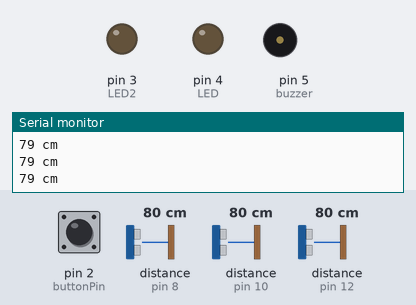
A sketch run on a simulated Arduino Uno, built with avr-gcc and run on an emulated ATmega328P. Parts: output pins drawn as LEDs (lit = HIGH), buzzer (waves = sounding), the last lines printed to the serial monitor. Wiring (inferred from the names in the program): 3 × ultrasonic range finder: trigger pin 7, echo pin 8 / trigger pin 9, echo pin 10 / trigger pin 11, echo pin 12. The inputs (shaded band) are chosen by the test bench; at power-on: distance to the obstacle (sensors on pin 8, pin 10, pin 12) 80 cm, pin 2 (buttonPin) LOW. The echo pulse lasts 58.3 µs per cm; pins used as bus, display or sensor lines are not drawn.

Above: at 1.2 s.
1.3 s: distance to the obstacle (sensor on pin 8) set to 51 cm
2.8 s: distance to the obstacle (sensor on pin 8) set to 46 cm
At 3.14 s:
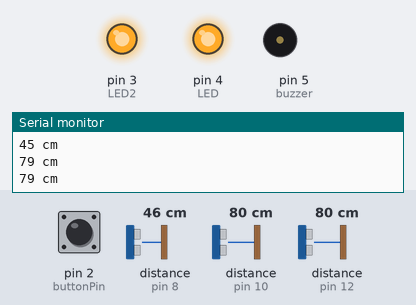
At 3.88 s:
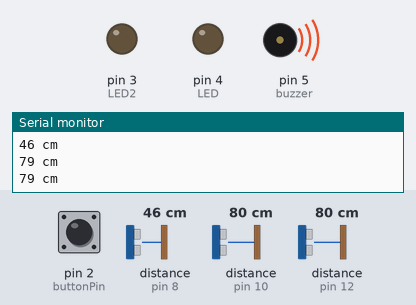
5.8 s: distance to the obstacle (sensor on pin 10) set to 250 cm
At 6.54 s:
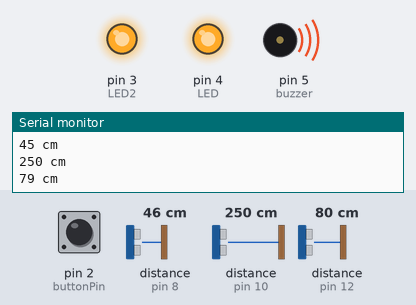
8.8 s: distance to the obstacle (sensor on pin 10) set to 60 cm
11.8 s: distance to the obstacle (sensor on pin 10) set to 2 cm
Timing chart, 0 to 15.8 s (numbered marks = the images above; inputs shaded):
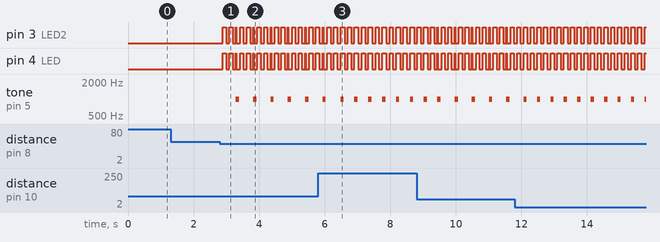

Measured:
- the behaviour switches between 47 and 46 cm on distance to the obstacle (sensor on pin 8) (found by bisection; images 0 and 1)
- after the input at 2.8 s, pin 3 (LED2), pin 4 (LED): LOW → HIGH after 0.09 s, then repeats every 0.53 s: LOW 0.10 s, HIGH 0.10 s, LOW 0.10 s, HIGH 0.01 s, LOW 0.11 s, HIGH 0.10 s; tone on pin 5 (buzzer): alternates 1000 Hz for 0.10 s and silent for 0.43 s, starting after 0.49 s

The sketch:

Geobokki.ino
```cpp
const int LED = 4;
const int LED2 = 3;
const int trigPin1 = 7;
const int trigPin2 = 9;
const int trigPin3 = 11;
const int echoPin1 = 8;
const int echoPin2 = 10;
const int echoPin3 = 12;

const int buzzer =  5;
const int buttonPin = 2;
boolean on=false;


   // the number of the pushbutton pin


// variables will change:
int buttonState = 0;         // variable for reading the pushbutton status

void setup() {
  // put your setup code here, to run once:
  Serial.begin(9600);
  pinMode(LED, OUTPUT);
  pinMode(LED2, OUTPUT);
  pinMode(trigPin1, OUTPUT);
  pinMode(echoPin1, INPUT);
   pinMode(trigPin2, OUTPUT);
  pinMode(echoPin2, INPUT);
   pinMode(trigPin3, OUTPUT);
  pinMode(echoPin3, INPUT);
  // initialize the pushbutton pin as an input:
  pinMode(buttonPin, INPUT);
pinMode(buzzer, OUTPUT);
}

void loop() {
  // put your main code here, to run repeatedly:

  buttonState = digitalRead(buttonPin); //버튼의 현재상태를 읽습니다.

 if (buttonState == HIGH) {
      if(on==true){
      on=false;
    }  else{
      on=true;
    }
}


  int distance1;
    int distance2;
      int distance3;

  digitalWrite(trigPin1, LOW);
  delayMicroseconds(2);
  digitalWrite(trigPin1, HIGH);
  delayMicroseconds(10);
  digitalWrite(trigPin1, LOW);

  distance1 = pulseIn(echoPin1, HIGH) / 58.2;
  Serial.print(distance1);
  Serial.println(" cm");

   digitalWrite(trigPin2, LOW);
  delayMicroseconds(2);
  digitalWrite(trigPin2, HIGH);
  delayMicroseconds(10);
  digitalWrite(trigPin2, LOW);

  distance2 = pulseIn(echoPin2, HIGH) / 58.2;
  Serial.print(distance2);
  Serial.println(" cm");

   digitalWrite(trigPin3, LOW);
  delayMicroseconds(2);
  digitalWrite(trigPin3, HIGH);
  delayMicroseconds(10);
  digitalWrite(trigPin3, LOW);

  distance3 = pulseIn(echoPin3, HIGH) / 58.2;
  Serial.print(distance3);
  Serial.println(" cm");


  if (distance1 <= 45 || distance2<=45 || distance3 <=45) {

    digitalWrite(LED, HIGH);
    digitalWrite(LED2, HIGH);
    delay(100);
    digitalWrite (LED, LOW);
    digitalWrite (LED2, LOW);
    delay(100);
    digitalWrite(LED, HIGH);
    digitalWrite(LED2, HIGH);
    delay(100);
    digitalWrite (LED, LOW);
    digitalWrite (LED2, LOW);
    delay(100);
    digitalWrite(LED, HIGH);
    digitalWrite(LED2, HIGH);

  if(on==false ){
    tone(buzzer,1000,100);
    delayMicroseconds(30);
  }
else{

digitalWrite(buzzer,LOW);

}

  } else {
    digitalWrite(LED, LOW);

    digitalWrite(LED2, LOW);
    delay(100);
  }


}
```
